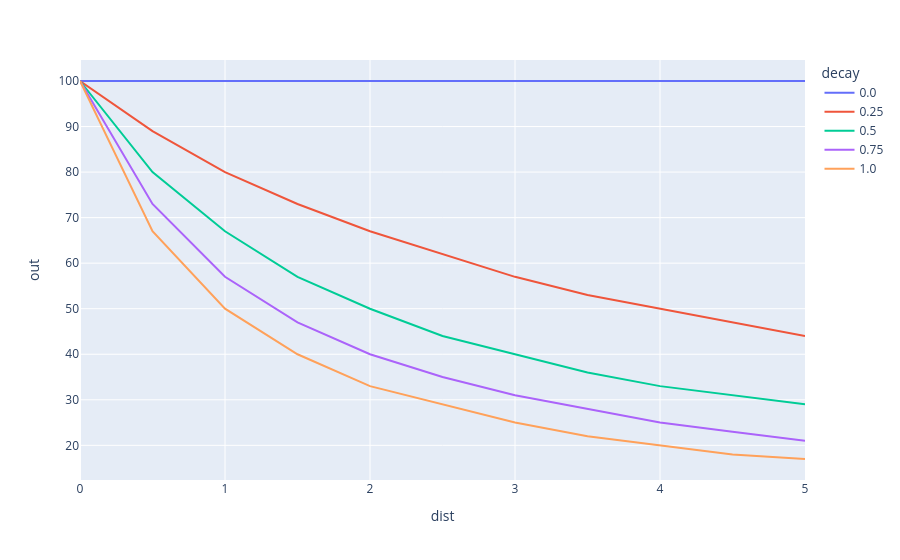

Notebook code for this chart:
### Code cell
_dists  = np.linspace(0, 5, 11)
_decays = np.linspace(0, 1, 5)

res = pd.DataFrame(
    sum(
        [[(d, dc) for d in _dists] for dc in _decays],
        []), 
        columns= ['dist', 'decay']
        )
res['out'] = [_dist_scale_function(out = 100, dist=res.loc[i, 'dist'], decay_rate=res.loc[i, 'decay']) for i in res.index ]

res

import plotly.express as px
px.line(res, x = 'dist', y = 'out', color = 'decay')

### Figure 1 — Plotly figure (JSON) as saved in the notebook; plotly's stock layout.template omitted (floating-point values rounded to 4 significant figures)
{"data": [{"hovertemplate": "decay=0.0<br>dist=%{x}<br>out=%{y}<extra></extra>", "legendgroup": "0.0", "line": {"color": "#636efa", "dash": "solid"}, "marker": {"symbol": "circle"}, "mode": "lines", "name": "0.0", "orientation": "v", "showlegend": true, "type": "scatter", "x": [0, 0.5, 1, 1.5, 2, 2.5, 3, 3.5, 4, 4.5, 5], "xaxis": "x", "y": [100, 100, 100, 100, 100, 100, 100, 100, 100, 100, 100], "yaxis": "y"}, {"hovertemplate": "decay=0.25<br>dist=%{x}<br>out=%{y}<extra></extra>", "legendgroup": "0.25", "line": {"color": "#EF553B", "dash": "solid"}, "marker": {"symbol": "circle"}, "mode": "lines", "name": "0.25", "orientation": "v", "showlegend": true, "type": "scatter", "x": [0, 0.5, 1, 1.5, 2, 2.5, 3, 3.5, 4, 4.5, 5], "xaxis": "x", "y": [100, 89, 80, 73, 67, 62, 57, 53, 50, 47, 44], "yaxis": "y"}, {"hovertemplate": "decay=0.5<br>dist=%{x}<br>out=%{y}<extra></extra>", "legendgroup": "0.5", "line": {"color": "#00cc96", "dash": "solid"}, "marker": {"symbol": "circle"}, "mode": "lines", "name": "0.5", "orientation": "v", "showlegend": true, "type": "scatter", "x": [0, 0.5, 1, 1.5, 2, 2.5, 3, 3.5, 4, 4.5, 5], "xaxis": "x", "y": [100, 80, 67, 57, 50, 44, 40, 36, 33, 31, 29], "yaxis": "y"}, {"hovertemplate": "decay=0.75<br>dist=%{x}<br>out=%{y}<extra></extra>", "legendgroup": "0.75", "line": {"color": "#ab63fa", "dash": "solid"}, "marker": {"symbol": "circle"}, "mode": "lines", "name": "0.75", "orientation": "v", "showlegend": true, "type": "scatter", "x": [0, 0.5, 1, 1.5, 2, 2.5, 3, 3.5, 4, 4.5, 5], "xaxis": "x", "y": [100, 73, 57, 47, 40, 35, 31, 28, 25, 23, 21], "yaxis": "y"}, {"hovertemplate": "decay=1.0<br>dist=%{x}<br>out=%{y}<extra></extra>", "legendgroup": "1.0", "line": {"color": "#FFA15A", "dash": "solid"}, "marker": {"symbol": "circle"}, "mode": "lines", "name": "1.0", "orientation": "v", "showlegend": true, "type": "scatter", "x": [0, 0.5, 1, 1.5, 2, 2.5, 3, 3.5, 4, 4.5, 5], "xaxis": "x", "y": [100, 67, 50, 40, 33, 29, 25, 22, 20, 18, 17], "yaxis": "y"}], "layout": {"legend": {"title": {"text": "decay"}, "tracegroupgap": 0}, "margin": {"t": 60}, "xaxis": {"anchor": "y", "domain": [0, 1], "title": {"text": "dist"}}, "yaxis": {"anchor": "x", "domain": [0, 1], "title": {"text": "out"}}}}
